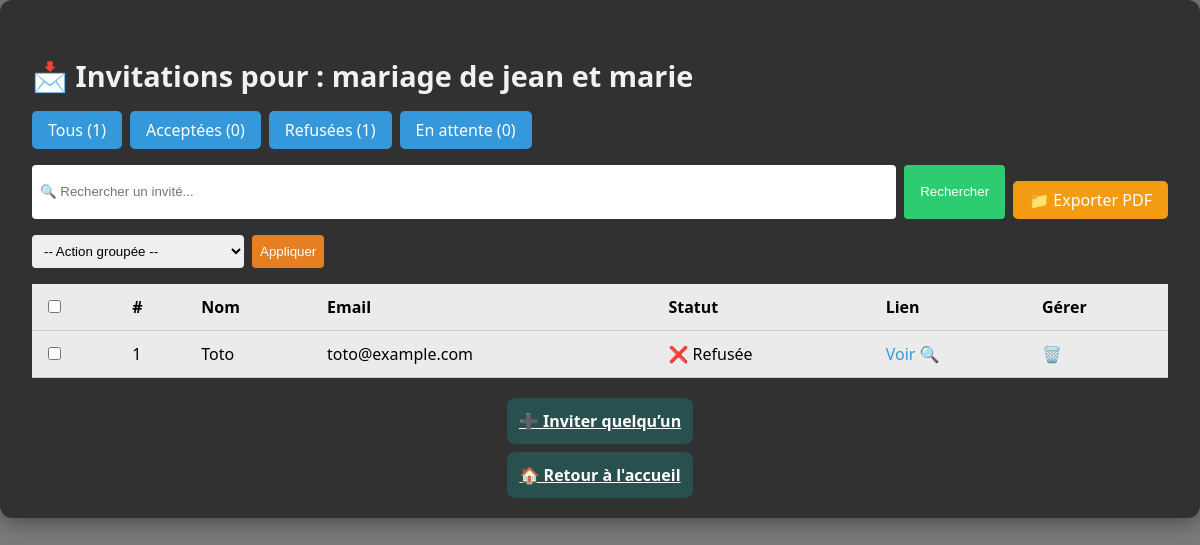
The app's page /evenement/3/invitations/ (signed in) with its own data.
### core/models.py (models this page shows, shortened)
class Evenement(models.Model):
    organisateur = models.ForeignKey(User, on_delete=models.CASCADE)
    titre = models.CharField(max_length=100)
    date = models.DateTimeField()
    lieu = models.CharField(max_length=200)
    description = models.TextField(blank=True)
    style_invitation = models.CharField(
        max_length=20,
        choices=STYLE_CHOICES,
        default='classique',
        help_text="Style visuel prédéfini pour l'invitation."
    )
    image_evenement = models.ImageField(
        upload_to='evenements/',
        null=True,
        blank=True,
        help_text="Image d'illustration de l’événement."
    )

class Invitation(models.Model):
    evenement = models.ForeignKey(
        Evenement,
        on_delete=models.CASCADE,
        related_name="invitations",
        help_text="Événement auquel cette invitation est liée."
    )
    nom_invite = models.CharField(max_length=100)
    email = models.EmailField()
    numero_telephone = models.CharField(
        max_length=15,
        blank=True,
        null=True,
        help_text="Numéro de téléphone de l'invité."
    )
    statut = models.CharField(
        max_length=10,
        choices=[
            ("accepte", "Accepté"),
            ("refuse", "Refusé"),
            ("en_attente", "En attente")
        ],
        default="en_attente",
        help_text="Statut de la réponse de l'invité."
    )
    lien = models.UUIDField(
        default=uuid.uuid4,
        unique=True,
        editable=False,
        help_text="Lien unique pour chaque invitation."
    )
    date_reponse = models.DateTimeField(
        null=True,
        blank=True,
        help_text="Date de réponse de l'invité (si disponible)."
    )
    def get_absolute_url(self):
        return reverse('afficher_invitation', args=[self.id])

### core/views.py (the view, shortened to what this page needs)
# urls.py: path('evenement/<int:evenement_id>/invitations/', views.gestion_invitations, name='gestion_invitations'),
@login_required(login_url='login_vue')
def gestion_invitations(request, evenement_id):
    evenement = get_object_or_404(Evenement, id=evenement_id)
    invitations = Invitation.objects.filter(evenement=evenement)
    query = request.GET.get('q')
    if query:
        invitations = invitations.filter(nom_invite__icontains=query)
    statut = request.GET.get('statut')
    if statut in ['accepte', 'refuse', 'en_attente']:
        invitations = invitations.filter(statut=statut)
    total = invitations.count()
    nb_accepte = invitations.filter(statut="accepte").count()
    nb_refuse = invitations.filter(statut="refuse").count()
    nb_attente = invitations.filter(statut="en_attente").count()
    context = {
        'evenement': evenement,
        'invitations': invitations,
        'total': total,
        'nb_accepte': nb_accepte,
        'nb_refuse': nb_refuse,
        'nb_attente': nb_attente,
    }
    return render(request, 'core/gestion_invitations.html', context)

### core/templates/core/gestion_invitations.html (shortened to what this page needs)
{% load static %}
<!DOCTYPE html>
<html lang="fr">
  <head>
    <link rel="stylesheet" href="{% static 'css/gestion_invitations.css' %}" />
  </head>
  <body>
    <div class="gestion-bg">
      <div class="container transparent-box fade-in">
        <h2 class="page-title">
          📩 Invitations pour :
          <span class="event-title">{{ evenement.titre }}</span>
        </h2>
        <div class="filters">
          <a href="?" class="filter-btn">Tous ({{ total }})</a>
          <a href="?statut=accepte" class="filter-btn accepte">Acceptées ({{ nb_accepte }})</a>
          <a href="?statut=refuse" class="filter-btn refuse">Refusées ({{ nb_refuse }})</a>
          <a href="?statut=en_attente" class="filter-btn attente">En attente ({{ nb_attente }})</a>
        </div>
        <form method="GET" action="" class="search-form">
          <input type="text" name="q" placeholder="🔍 Rechercher un invité..." value="{{ request.GET.q }}">
          <button type="submit">Rechercher</button>
          <a href="{% url 'gestion_invitations' evenement.id %}?export_pdf=1" class="export-btn">📁 Exporter PDF</a>
        </form>
        <form method="POST" action="{% url 'action_invitations_groupees' evenement.id %}">
          <div class="bulk-actions">
            <select name="action">
              <option value="">-- Action groupée --</option>
            </select>
            <button type="submit">Appliquer</button>
          </div>
          <div class="table-wrapper">
            <table class="invitations-table fade-in">
              <thead>
                <tr>
                  <th><input type="checkbox" onclick="toggleAll(this)"></th>
                  <th>#</th>
                  <th>Nom</th>
                  <th>Email</th>
                  <th>Statut</th>
                  <th>Lien</th>
                  <th>Gérer</th>
                </tr>
              </thead>
              <tbody>
                {% for invite in invitations %}
                <tr class="invite-row">
                  <td><input type="checkbox" name="selection" value="{{ invite.id }}" class="select-invite"></td>
                  <td>{{ forloop.counter }}</td>
                  <td>{{ invite.nom_invite }}</td>
                  <td>{{ invite.email }}</td>
                  <td>
                    {% if invite.statut == "accepte" %} ✅ Acceptée
                    {% elif invite.statut == "refuse" %} ❌ Refusée
                    {% else %} ⏳ En attente {% endif %}
                  </td>
                  <td>
                    <a href="{{ invite.get_absolute_url }}" class="link-blue" target="_blank">Voir</a> 🔍
                  </td>
                  <td>
                    <a href="{% url 'supprimer_invitation' invite.id %}" class="action-delete" onclick="return confirm('Supprimer cette invitation ?');">🗑️</a>
                  </td>
                </tr>
                {% empty %}
                <tr>
                  <td colspan="6" class="no-invitation">Aucune invitation.</td>
                </tr>
                {% endfor %}
              </tbody>
            </table>
          </div>
        </form>
        <div class="add-btn-wrapper">
          <a href="{% url 'cree_invitation' evenement.id %}" class="add-btn">➕ Inviter quelqu’un</a>
        </div>
        <div class="add-btn-wrapper">
          <a href="{% url 'accueil_vue' %}" class="add-btn">🏠 Retour à l'accueil </a>
        </div>
      </div>
    </div>
  </body>
</html>

### core/static/css/gestion_invitations.css (style rules this page uses)
:root { --color-primary: #7b7a7a; --color-bg: #fff4f4; --color-dark: #1d1c1c; --color-text: #1e1e1e; --color-accent: #598280; --color-hover: #28504f; }
body { margin: 0; font-family: "Segoe UI", Tahoma, Geneva, Verdana, sans-serif; background-color: #7b7a7a; background-size: cover; color: #fff; }
.transparent-box { background: rgba(0, 0, 0, 0.6); padding: 2rem; border-radius: 12px; box-shadow: 0 4px 20px rgba(0, 0, 0, 0.4); }
.fade-in { animation: fadeIn 1s ease-in; }
h2.page-title { font-size: 1.8rem; margin-bottom: 1rem; color: #f1f1f1; }
.filters { margin: 1rem 0; display: flex; flex-wrap: wrap; gap: 0.5rem; }
.filter-btn { padding: 0.5rem 1rem; border-radius: 5px; background: #3498db; color: white; text-decoration: none; transition: background 0.3s; }
.search-form { margin-bottom: 1rem; display: flex; flex-wrap: wrap; gap: 0.5rem; }
.search-form input[type="text"] { flex: 1; padding: 0.5rem; border-radius: 4px; border: none; }
.search-form button { padding: 0.5rem 1rem; background: #2ecc71; border: none; border-radius: 4px; color: white; cursor: pointer; }
.bulk-actions { margin: 1rem 0; display: flex; gap: 0.5rem; flex-wrap: wrap; }
.bulk-actions select, .bulk-actions button { padding: 0.5rem; border-radius: 4px; border: none; }
.bulk-actions button { background-color: #e67e22; color: white; cursor: pointer; }
.export-btn { margin-top: 1rem; display: inline-block; padding: 0.5rem 1rem; background-color: #f39c12; color: #fff; border-radius: 5px; text-decoration: none; transition: background 0.3s; }
.table-wrapper { overflow-x: auto; margin-top: 1rem; }
.invitations-table { width: 100%; border-collapse: collapse; background-color: rgba(255, 255, 255, 0.9); color: #000; }
.invitations-table th, .invitations-table td { padding: 0.75rem; text-align: left; border-bottom: 1px solid #ccc; }
.link-blue { color: #3498db; text-decoration: none; }
.action-delete { color: red; text-decoration: none; font-weight: bold; }
.add-btn-wrapper { margin-top: 2rem; text-align: center; }
.add-btn { width: 100%; padding: 0.75rem; background: var(--color-hover); color: #fff; border: none; border-radius: 0.5rem; font-weight: bold; cursor: pointer; transition: background 0.2s; }

### records on screen
Evenement: titre "mariage de jean et marie"
Invitation: nom_invite "Toto", email "toto@example.com", statut "❌ Refusée"

### other values on screen
{{ total }} "1"
{{ nb_accepte }} "0"
{{ nb_refuse }} "1"
{{ nb_attente }} "0"
